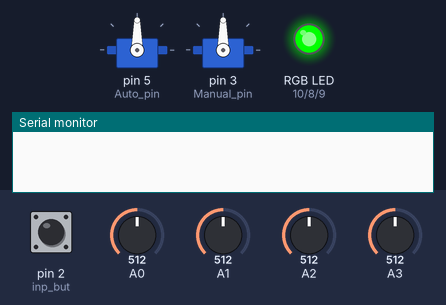
Simulated run of this sketch. Board: Arduino Uno, built with avr-gcc and run on an emulated ATmega328P. Shown: 2 × servo, an RGB LED mixed from three pins (HIGH = lit), the last lines printed to the serial monitor. Inputs (shaded band) come from the test bench; at power-on: A2 = 512, A3 = 512, pin 2 (inp_but) HIGH, A1 = 512, A0 = 512.

Above: at 1.2 s.
1.3 s: A2 set to 497
At 2.07 s:
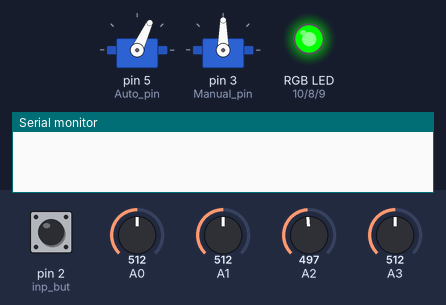
4.3 s: A3 set to 496
At 4.51 s:
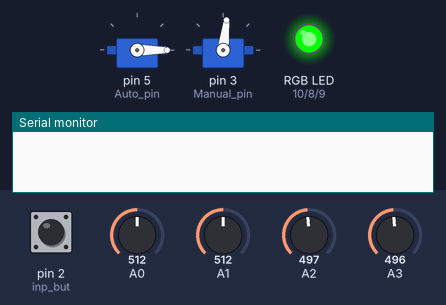
7.3 s: pin 2 (inp_but) pulled LOW for 0.15 s
At 7.8 s:
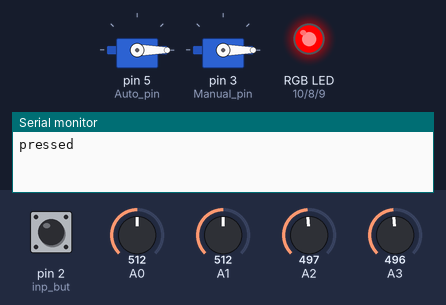
8.9 s: pin 2 (inp_but) pulled LOW for 1 s
At 10.2 s:
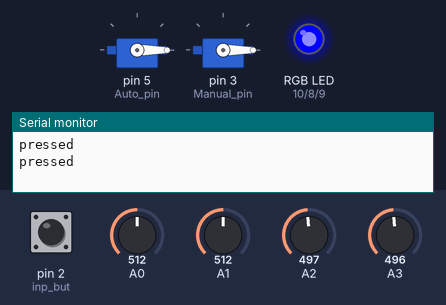
11.4 s: A1 set to 551
At 14.1 s:
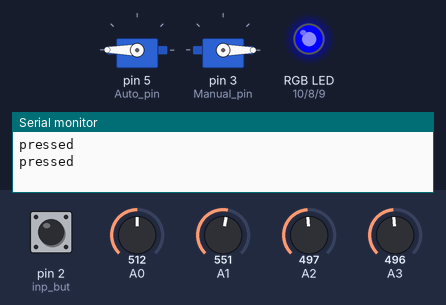
14.4 s: A0 set to 716
At 14.57 s:
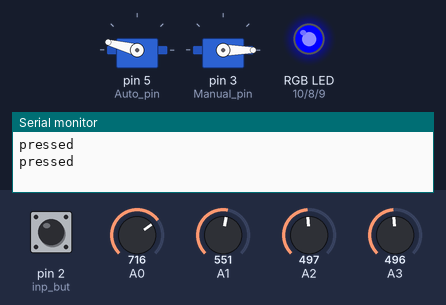
Timing chart, 0 to 17.7 s (numbered marks = the images above; inputs shaded):
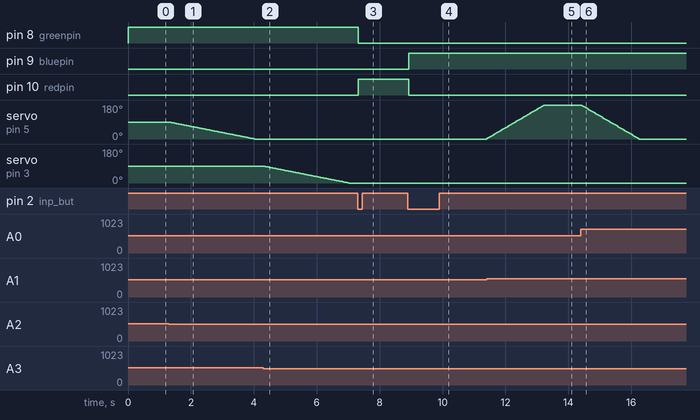

The sketch:

final_sk2.ino
```cpp
//định nghĩa chân pin cắm trên arduino, các giá trị giới hạn và các biến

#define redpin 10
#define greenpin 8
#define bluepin 9
#define inp_but 2
#include <Servo.h>
  Servo Servo_Auto;
    int Auto_pos;
    int Auto_pin = 5;
  Servo Servo_manual;
    int Manual_pin = 3;
    int Manual_pos;
  int Mode;
  int Mode_ButtonState;
  int Mode_Button_prev_State;
  int down_limit = 100;
  int Penalty;
  int Mode_before;


void setup() {
  pinMode(inp_but, INPUT_PULLUP); // sử dựng input_pullup cho tín hiệu ổn định hơn chút, thực ra INPUT cũng được
  pinMode(redpin, OUTPUT);//setup 3 pin rgb
  pinMode(greenpin, OUTPUT);
  pinMode(bluepin, OUTPUT);
  Serial.begin(9600); // debug purpose
  Servo_Auto.attach(Auto_pin);//setup cho động cơ servo
  Servo_manual.attach(Manual_pin);
  Mode = 0; //def mode = manual
}

void loop() {
  Mode_button_check(); //kiểm tra input nút bấm
  // kiểm soát nếu ánh sáng quá yếu (đêm) sẽ đưa vào trạng thái nghỉ (ko áp dụng khi đang điều chỉnh tay)
  // mode 0-manual, 1-stop, 2-manual+auto
  if (Mode != 0) {
      if ((analogRead(A0) + analogRead(A1)) <= down_limit) {
      Mode = 1;
      Servo_Auto.write(90);
     Servo_manual.write(90);
      Penalty = 1;
    }else {
      if (Penalty == 1) {
        Penalty = 0;
        Mode = 2;
    }
  }
  }
  choose(Mode);
  // put your main code here, to run repeatedly:
  Led_indicate (redpin, bluepin, greenpin, Mode); // điều khiển led theo mode 0-green, 1-red, 2-blue
  delay(20); //delay buộc phải có để có chuyển động chuẩn

}
void choose (int Mode) { //function điều khiển chọn mode

  if (Mode == 0) {
    Mode_Manual();
  } else if (Mode == 1) {
    Mode_stop();
  } else if (Mode == 2) {
    Mode_Auto();
  }
}

  void Mode_Manual(){ // code mode 0
    Servo_Auto.write(Servo_Auto.read() + joystick_var(A2));
    Servo_manual.write(Servo_manual.read() + joystick_var(A3));
    delay(10);

  }
  void Mode_Auto(){ //code mode 2
    Auto_pos = Servo_Auto.read();
    Auto_pos = Auto_pos + so_sanh(analogRead(A0), analogRead(A1), 30, 3);
    Servo_manual.write(Servo_manual.read() + joystick_var(A3));
    Servo_Auto.write(Auto_pos);
    delay(10);
  }
  void Mode_stop(){ // code mode 1 (failsafe)
    Servo_Auto.write(Servo_Auto.read());
    Servo_manual.write(Servo_manual.read());
  }


  int so_sanh (int final_1, int final_2, int sai_so, int speed){  // so sánh giá trị 2 quang trở
    if ( abs(final_1 - final_2) <= sai_so ) {
      return 0;
    } else {
      if (final_1 < final_2) {
        return 1*speed;
      }
      if (final_1 > final_2) {
        return -1*speed;
      }
    }
    delay (10);
  }

  int joystick_var (int pin) {  // đọc giá trị joystick
    int val = analogRead(pin);
      val = map(val, 0,1023,-2,2);
      return val;
  }
  int Mode_change (int Mode_rn) { //function điều khiển xoay vòng mode
    if (Mode_rn == 0) {
      Mode_rn = 1;
    }
    else if (Mode_rn == 1) {
      Mode_rn = 2;
    }
    else if (Mode_rn == 2) {
      Mode_rn = 0;
    }
    return Mode_rn;
  }
  void Mode_button_check() { // kiểm thử khi có nút nhấn
        Mode_ButtonState = digitalRead(2);
    if (Mode_ButtonState != Mode_Button_prev_State) {
    if (Mode_ButtonState == LOW ) {
      Serial.println("pressed");
      Mode = Mode_change (Mode);
    }
  }
  Mode_Button_prev_State = Mode_ButtonState;
  }

  void Led_indicate (int red, int blue, int green, int Mode) {  // điều khiển led
    if (Mode == 0) {
      digitalWrite(red, 0);
      digitalWrite(blue, 0);
      digitalWrite(green, 1);
    } else if (Mode == 1) {
      digitalWrite(red, 1);
      digitalWrite(blue, 0);
      digitalWrite(green, 0);
    } else if (Mode == 2) {
      digitalWrite(red, 0);
      digitalWrite(blue, 1);
      digitalWrite(green, 0);
    }
  }
```

Measured:
- the behaviour switches between 512 and 511 on A2 (found by bisection; images 0 and 1)
- the behaviour switches between 512 and 511 on A3 (found by bisection; images 1 and 2)
- the behaviour switches between 542 and 543 on A1 (found by bisection; images 4 and 5)
- after the input at 1.3 s, servo on pin 5 (Auto_pin): moves from 90° to 0° over 2.7 s, starting at once
- after the input at 4.3 s, servo on pin 3 (Manual_pin): moves from 90° to 0° over 2.7 s, starting at once
- after the input at 7.3 s, pin 8 (greenpin): HIGH → LOW at once; pin 10 (redpin): LOW → HIGH at once
- after the input at 8.9 s, pin 9 (bluepin): LOW → HIGH at once; pin 10 (redpin): HIGH → LOW at once
- after the input at 11.4 s, servo on pin 5 (Auto_pin): moves from 0° to 180° over 1.8 s, starting at once
- after the input at 14.4 s, servo on pin 5 (Auto_pin): moves from 180° to 0° over 1.8 s, starting at once
